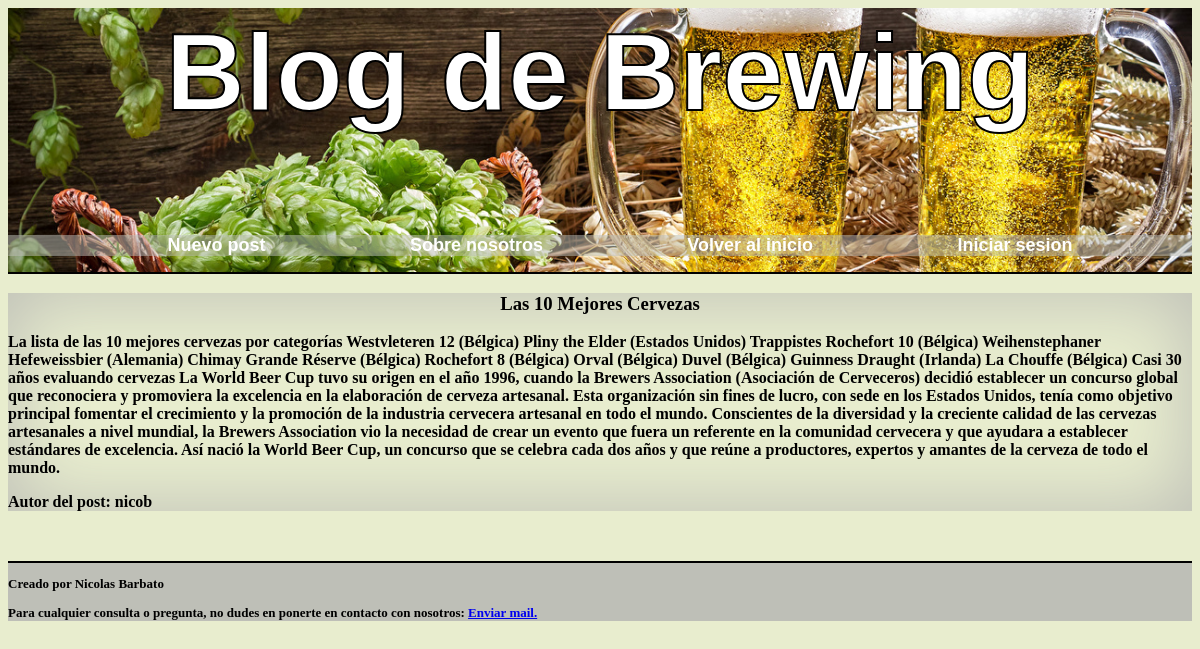
The page /post/5 on the database its author committed.
### tables this page shows
CREATE TABLE posts (
    id INTEGER PRIMARY KEY AUTOINCREMENT,
    autor TEXT NOT NULL,
    titulo TEXT NOT NULL,
    posteo TEXT NOT NULL
);

### proyecto1.py (the view)
@app.route("/post/<id>")
def busqueda(id):
    conn, cursor = get_db_conection()
    cursor.execute("SELECT * FROM posts WHERE posts.id == ?", (id,))
    post = cursor.fetchone()
    return render_template("post.html", post=post)

### proyecto1.py (called while the page is built)
def get_db_conection():
    conn = sqlite3.connect('database.db')
    cursor = conn.cursor()
    return conn, cursor

### Templates/post.html (shortened to what this page needs)
{% extends "base.html" %}
{% block head %}
    <link rel="stylesheet" type="text/css" href="{{ url_for('static', filename='css/home.css') }}">
{% endblock %}
{% block main %}
    <div class="posts">
        <h3 style="text-align: center;">{{ post[2] }}</h3>
        <p>{{ post[3] }}</p>
        <p>Autor del post: {{ post[1] }}</p>
    </div>
{% endblock %}

### static/css/home.css (style rules this page uses)
.posts { -webkit-box-shadow: inset 0px 0px 76px 4px rgb(190, 191, 183); -moz-box-shadow: inset 0px 0px 76px 4px rgb(190, 191, 183); box-shadow: inset 0px 0px 76px 4px rgb(190, 191, 183); margin-bottom: 50px; }
body { background-color: rgb(232, 237, 206); }

### rows shown on the page
posts: titulo "Las 10 Mejores Cervezas", posteo "La lista de las 10 mejores cervezas por categorías Westvleteren 12 (Bélgica) Pliny the Elder (Estados Unidos) Trappistes Rochefort 10 (Bélgica) Weihenstephaner Hefeweissbier (Alemania) Chimay Grande Réserve (Bélgica) Rochefort 8 (Bélgica) Orval (Bélgica) Duvel (Bélgica) Guinness Draught (Irlanda) La Chouffe (Bélgica) Casi 30 años evaluando cervezas La World Beer Cup tuvo su origen en el año 1996, cuando la Brewers Association (Asociación de Cerveceros) decidió establecer un concurso global que reconociera y promoviera la excelencia en la elaboración de cerveza artesanal. Esta organización sin fines de lucro, con sede en los Estados Unidos, tenía como objetivo principal fomentar el…", autor "nicob"
